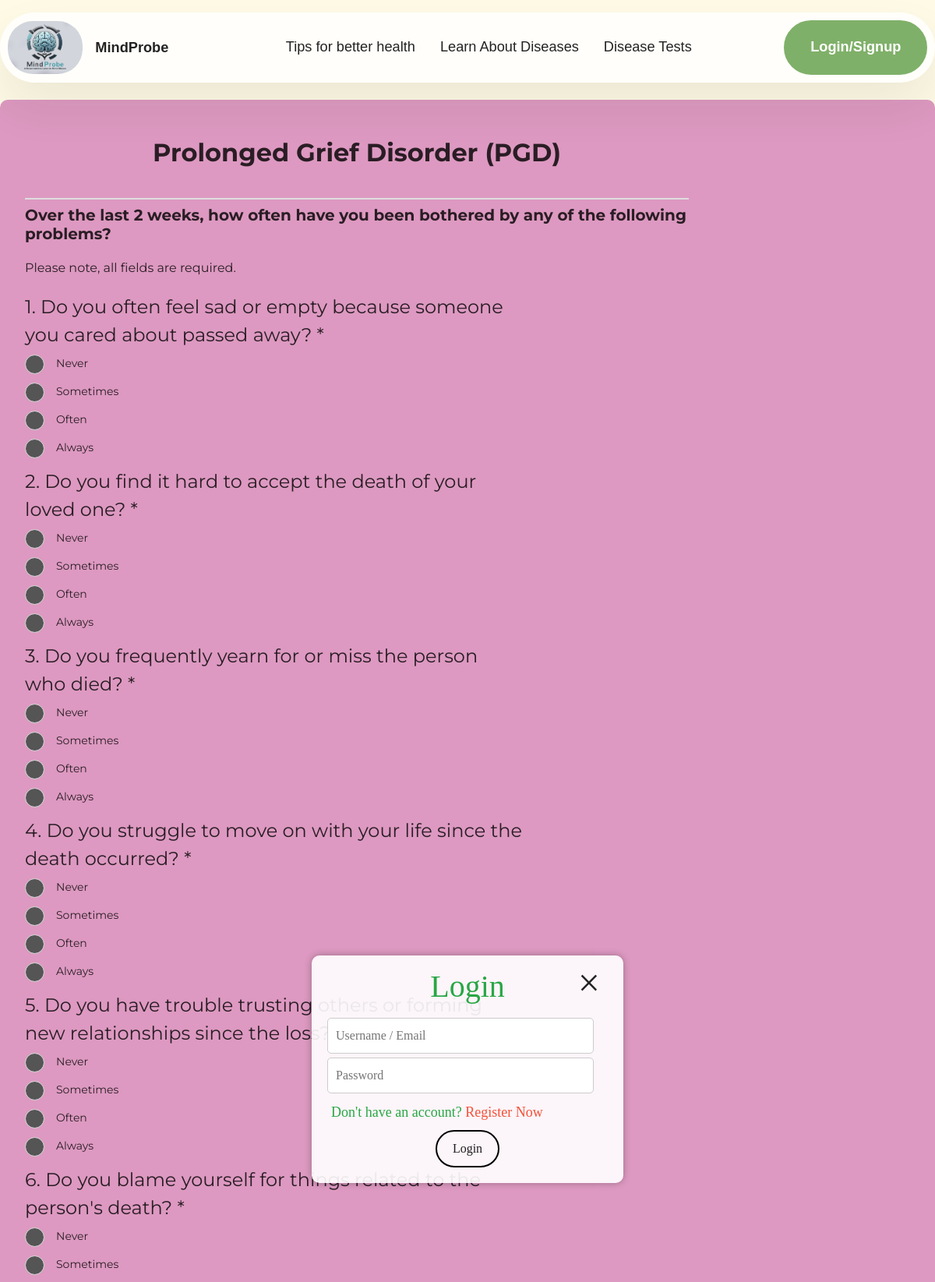
Screenshot of /prolongedgrief.php (upper part) with the database file from the repository.
### tables this page shows
CREATE TABLE `questions` (
  `question_id` int(11) NOT NULL,
  `question_text` text NOT NULL,
  `disease_id` int(11) DEFAULT NULL
);

CREATE TABLE `options` (
  `option_id` int(11) NOT NULL,
  `option_text` text NOT NULL,
  `question_id` int(11) DEFAULT NULL,
  `option_value` varchar(20) DEFAULT NULL,
  `disease_id` int(11) DEFAULT NULL
);

### prolongedgrief.php (the view, shortened to what this page needs)
<!DOCTYPE html>
<html lang="en">
<head>
    <link rel="stylesheet" href="assets/css/testformstyle.css">
</head>
<body>
<?php include 'header.php'; ?>
<p><br><br><br><br><br></p>
    <form id="DepressionForm" method="post" action="userdatastore.php">
        <div class='container mt-sm-5 my-1'>
            <div class='question ml-sm-5 pl-sm-5 pt-2'>
            <div class="heading">
             <h2 style="text-align: center; margin-top: 0.25in;"><b>Prolonged Grief Disorder (PGD)</b></h2><br>
            </div>
                <div class="py-2 h5"><b>Over the last 2 weeks, how often have you been bothered by any of the following problems?</b></div>
                <div class="py-2"><p>Please note, all fields are required.</p></div>
                <div class='form_body'>
                    <div class='gform_page_fields'>
                        <div id='gform_fields_1' class='gform_fields top_label form_sublabel_below description_above validation_below'>
                            <?php
                            include'config.php';
                            $query = "SELECT * FROM questions WHERE disease_id = 6";
                            $result = mysqli_query($conn, $query);
                            $counter=1;
                            if (mysqli_num_rows($result) > 0) {
                                while ($row = mysqli_fetch_assoc($result)) {
                                    $question_id = $row['question_id'];
                                    $question_text = $row['question_text'];
                                    echo "<fieldset id='field_$question_id' class='field_$question_id'>";
                                    echo "<legend class='question'>$counter. $question_text <span class='gfield_required'><span class='gfield_required gfield_required_asterisk'>*</span></span></legend>";
                                    echo "<div class='ginput_container_radio ginput_container_inline'>";
                                    echo "<div class='gfield_radio' id='input_$question_id'>";
                                    $counter++;
                                    $options_query = "SELECT * FROM options WHERE question_id = $question_id AND disease_id = 6";
                                    $options_result = mysqli_query($conn, $options_query);
                                    if (mysqli_num_rows($options_result) > 0) {
                                        echo "<div class='ml-md-3 ml-sm-3 pl-md-5 pt-sm-0 pt-3' id='options'>";
                                        while ($option_row = mysqli_fetch_assoc($options_result)) {
                                            $option_text = $option_row['option_text'];
                                            echo "<label class='options'>$option_text";
                                            echo "<span class='checkmark'></span>";
                                            echo "</label>";
                                        }
                                        echo "</div>";
                                    }
                                    echo "</div>";
                                    echo "</div>";
                                    echo "</fieldset>";
                                }
                            }
                            ?>
                        </div>
                    </div>
                </div>
            </div>
        </div>
    </form>
</body>
</html>

### assets/css/testformstyle.css (style rules this page uses)
* { margin: 0; padding: 0; box-sizing: border-box; }
body { background-color: #fa9ad077; }
.container { background-color: #cd68b0a9; color: #000000cf; border-radius: 10px; padding: 20px; font-family: 'Montserrat', sans-serif; max-width: 700px; align-items: center; }
.heading { text-align: center; border-bottom: 2px solid #ddd; padding-bottom: 10px; margin-top: 0.25in; }
.question { width: 75%; }
.options { position: relative; padding-left: 40px; }
#options label { display: block; margin-bottom: 15px; font-size: 14px; cursor: pointer; }
.checkmark { position: absolute; top: -1px; left: 0; height: 25px; width: 25px; background-color: #555; border: 1px solid #ddd; border-radius: 50%; }
.options .checkmark:after { content: ""; width: 10px; height: 10px; display: block; background: white; position: absolute; top: 50%; left: 50%; border-radius: 50%; transform: translate(-50%,-50%) scale(0); transition: 300ms ease-in-out 0s; }

### assets/theme/css/style.css (style rules this page uses)
body { font-style: normal; line-height: 1.5; font-weight: 400; color: #232323; position: relative; }
section, .container, .container-fluid { position: relative; word-wrap: break-word; }
h1, h2, h3, h4, h5, h6, .display-1, .display-2, .display-4, .display-5, .display-7, span, p, a { line-height: 1; word-break: break-word; word-wrap: break-word; font-weight: 400; }
b, strong { font-weight: bold; }
html, body { height: auto; min-height: 100vh; }
.container, .container-fluid { padding-left: 16px; padding-right: 16px; }

### assets/css/mbr-additional.css (style rules this page uses)
body { background-color: #fefae6; }
body { font-family: Onest; }
body { overflow-x: hidden; }
@media (max-width: 1400px) { .container { max-width: 100%; } }
@media (max-width: 1400px) and (min-width: 768px) { .container { padding-left: 32px; padding-right: 32px; } }

### rows the page displays
questions: question_text "Do you often feel sad or empty because someone you cared about passed away?"
options: option_text "Never"
options: option_text "Sometimes"
options: option_text "Often"
options: option_text "Always"
questions: question_text "Do you find it hard to accept the death of your loved one?"
options: option_text "Never"
options: option_text "Sometimes"
options: option_text "Often"
options: option_text "Always"
questions: question_text "Do you frequently yearn for or miss the person who died?"
options: option_text "Never"
options: option_text "Sometimes"
options: option_text "Often"
options: option_text "Always"
questions: question_text "Do you struggle to move on with your life since the death occurred?"
options: option_text "Never"
options: option_text "Sometimes"
options: option_text "Often"
options: option_text "Always"
questions: question_text "Do you have trouble trusting others or forming new relationships since the loss?"
options: option_text "Never"
options: option_text "Sometimes"
options: option_text "Often"
options: option_text "Always"
questions: question_text "Do you blame yourself for things related to the person's death?"
options: option_text "Never"
options: option_text "Sometimes"
